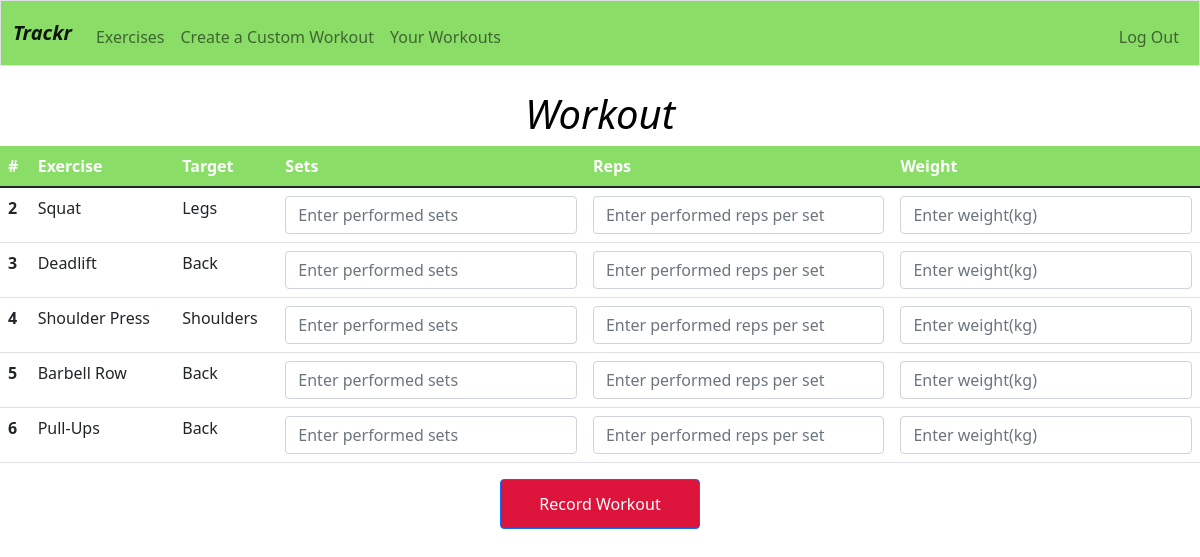
/workout/1 (signed in), run on the app's committed database.
### tables this page shows
CREATE TABLE exercises (
  id INTEGER PRIMARY KEY AUTOINCREMENT,
  name TEXT,
  target TEXT
);

### app.py (the view)
@app.route("/workout/<int:id>", methods=["GET","POST"])
@login_required
def workout(id):
    get_flashed_messages()
    exercise_ids = db.execute("SELECT * FROM workout_exercise_relation WHERE id = :id", id=id)
    exercises = []
    for dict in exercise_ids:
        exercise = db.execute("SELECT * FROM exercises WHERE id = :id", id=dict["exercise_id"])[0]
        exercises.append(exercise)
    if request.method == "POST":
        for exercise in exercises:
            exercise_id = exercise["id"]
            sets = int(request.form.get(f"sets_{exercise_id}"))
            reps = int(request.form.get(f"reps_{exercise_id}"))
            weight = int(request.form.get(f"weight_{exercise_id}"))
            db.execute("INSERT INTO exercise_history (workout_id, exercise_id, sets, reps, weight, user_id) VALUES (:workout_id, :exercise_id, :sets, :reps, :weight, :user_id)",
                       workout_id=id, exercise_id=exercise_id, sets=sets, reps=reps, weight=weight, user_id=session["user_id"])
            flash("sucessfully finished workout.")
        return render_template("workout.html", workout_id=id, exercises=exercises)
    else:
        return render_template("workout.html", workout_id=id, exercises=exercises)

### app.py (called while the page is built)
@app.after_request
def after_request(response):
    response.headers["Cache-Control"] = "no-cache, no-store, must-revalidate"
    response.headers["Expires"] = 0
    response.headers["Pragma"] = "no-cache"
    return response

### helpers.py (called while the page is built)
def login_required(f):
    @wraps(f)
    def decorated_function(*args, **kwargs):
        if session.get("user_id") is None:
            return redirect("/welcome")
        return f(*args, **kwargs)
    return decorated_function

### templates/workout.html (shortened to what this page needs)
{% extends "layout.html"%}
{% block main %}
<h1 id="workout_header" style="text-align:center;color:black;"><em>Workout</em></h1>
<table class="table table-hover">
    <tr id="table_row_1">
      <th scope="col">#</th>
      <th scope="col">Exercise</th>
      <th scope="col">Target</th>
      <th scope="col">Sets</th>
      <th scope="col">Reps</th>
      <th scope="col">Weight</th>
    </tr>
  <tbody>
    <form action="/workout/{{ workout_id }}" method="post">
    {% for exercise in exercises %}
    <tr>
      <th scope="row">{{ exercise.id }}</th>
      <td>{{ exercise.name }}</td>
      <td>{{ exercise.target }}</td>
      <td>  <input autocomplete="off" autofocus class="form-control" id="sets_{{ exercise.id }}" name="sets_{{ exercise.id }}" placeholder="Enter performed sets" type="text"></td>
      <td>  <input autocomplete="off" autofocus class="form-control" id="reps_{{ exercise.id }}" name="reps_{{ exercise.id }}" placeholder="Enter performed reps per set" type="text"></td>
      <td>  <input autocomplete="off" autofocus class="form-control" id="weight_{{ exercise.id }}" name="weight_{{ exercise.id }}" placeholder="Enter weight(kg)" type="text"></td>
    </tr>
    {% endfor %}
  </tbody>
</table>
<button type="submit" class="btn btn-primary" style="background-color:crimson;text-align:center;display:block;margin:0 auto;height:50px;width:200px;">Record Workout</button>
{% endblock %}

### static/styles/styles.css (style rules this page uses)
#table_row_1 { background-color: #8ade68; color: white; }

### data on the page
exercises: id "2", name "Squat", target "Legs"
exercises: id "3", name "Deadlift", target "Back"
exercises: id "4", name "Shoulder Press", target "Shoulders"
exercises: id "5", name "Barbell Row", target "Back"
exercises: id "6", name "Pull-Ups", target "Back"
